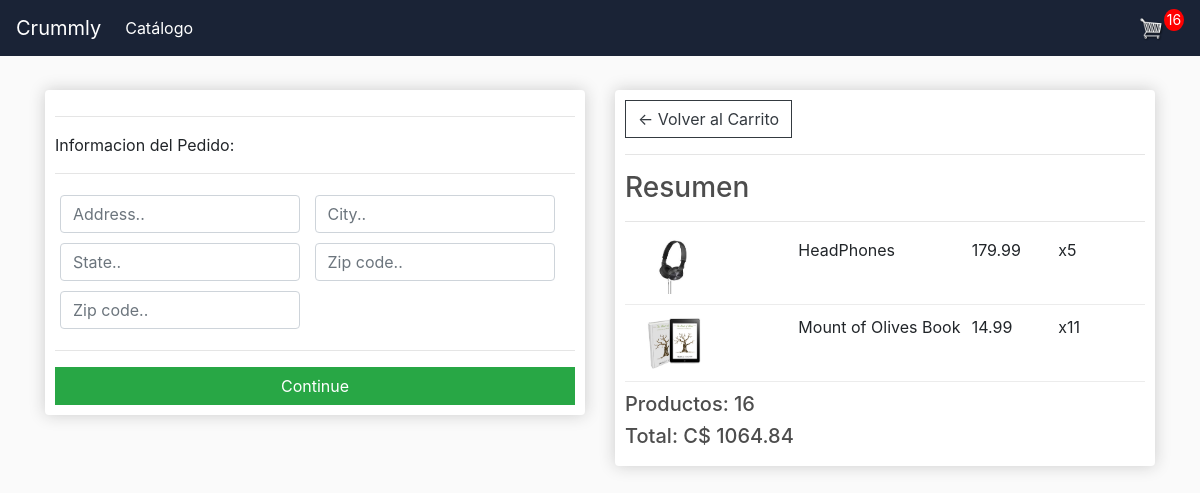
Before: /checkout/ (signed in) with the older database file.
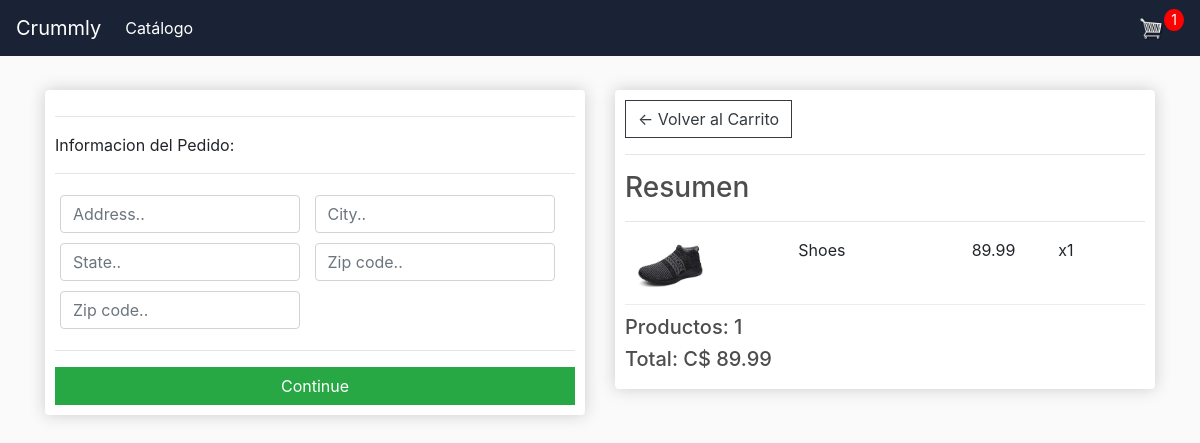
After: the same page with the newer database file.
### store/models.py (models this page shows, shortened)
class OrderItem(models.Model):
    product = models.ForeignKey(Product, on_delete=models.SET_NULL, null=True, blank=True, verbose_name='Producto')
    order = models.ForeignKey(Order, on_delete=models.SET_NULL, null=True, blank=True, verbose_name='Orden')
    quantity = models.IntegerField(default=0, null=True, blank=True,verbose_name= 'Cantidad')
    date_added = models.DateTimeField(auto_now_add=True, verbose_name='Fecha de Pedido')
    class Meta:
        verbose_name = 'Orden de Producto'
        verbose_name_plural = 'Ordenes de Productos'
    @property
    def get_total(self):
        total = self.product.price * self.quantity
        return total

class Product(models.Model):
    name = models.CharField(max_length=100, null=True, verbose_name='Producto')
    price = models.FloatField(verbose_name='Precio')
    digital = models.BooleanField(default=False, null=True, blank=False)
    image = models.ImageField(null=True, blank=True, verbose_name='Imagen')
    class Meta:
        verbose_name = 'Producto'
        verbose_name_plural = 'Productos'
    @property
    def imageURL(self):
        try:
            url = self.image.url
        except:
            url = ''
        return url

class Order(models.Model):
    customer = models.ForeignKey(Customer, on_delete=models.SET_NULL, null=True, blank=True, verbose_name='Cliente')
    date_ordered = models.DateTimeField(auto_now_add=True, verbose_name='Fecha de Pedido')
    completed = models.BooleanField(default=False, null=True, blank=False, verbose_name='Completada')
    transaction_id = models.CharField(max_length=100, null=True)
    class Meta:
        verbose_name = 'Orden'
        verbose_name_plural = 'Ordenes'
    @property
    def shipping(self):
        shipping = False
        order_item = self.orderitem_set.all()
        for item in order_item:
            if not item.product.digital:
                shipping = True
        return shipping
    @property
    def get_cart_total(self):
        orderItem = self.orderitem_set.all()
        total = sum([item.get_total for item in orderItem])
        return total
    @property
    def get_cart_items(self):
        orderItems = self.orderitem_set.all()
        total = sum([item.quantity for item in orderItems])
        return total

### store/views.py (the view)
# urls.py: path('checkout/', views.checkout, name='checkout'),
def checkout(request):
    data = cartData(request)
    cartItems = data['cartItems']
    order = data['order']
    items = data['items']
    context = {'items': items, 'order': order, 'cartItems': cartItems}
    return render(request, 'store/checkout.html', context)

### store/utils.py (called while the page is built)
def cartData(request):
    if request.user.is_authenticated:
        customer = request.user.customer
        order, create = Order.objects.get_or_create(customer=customer, completed=False)
        items = order.orderitem_set.all()
        cartItems = order.get_cart_items
    else:
        cookieData = cookieCart(request)
        cartItems = cookieData['cartItems']
        order = cookieData['order']
        items = cookieData['items']
    return {'items': items, 'order': order, 'cartItems': cartItems}

### store/templates/store/checkout.html (shortened to what this page needs)
{% extends 'store/main.html' %}
{% load static %}
{% block content %}
    <div class="row">
        <div class="col-lg-6">
            <div class="box-element" id="form-wrapper">
                <form id="form">
                    <div id="shipping-info">
                        <hr>
                        <p>Informacion del Pedido:</p>
                        <hr>
                        <div class="form-field">
                            <input class="form-control" type="text" name="address" placeholder="Address..">
                        </div>
                        <div class="form-field">
                            <input class="form-control" type="text" name="city" placeholder="City..">
                        </div>
                        <div class="form-field">
                            <input class="form-control" type="text" name="state" placeholder="State..">
                        </div>
                        <div class="form-field">
                            <input class="form-control" type="text" name="zipcode" placeholder="Zip code..">
                        </div>
                        <div class="form-field">
                            <input class="form-control" type="text" name="country" placeholder="Zip code..">
                        </div>
                    </div>
                    <hr>
                    <input id="form-button" class="btn btn-success btn-block" type="submit" value="Continue">
                </form>
            </div>
            <br>
        </div>
        <div class="col-lg-6">
            <div class="box-element">
                <a class="btn btn-outline-dark" href="{% url 'cart' %}">&#x2190; Volver al Carrito</a>
                <hr>
                <h3>Resumen</h3>
                <hr>
                {% for item in items %}
                    <div class="cart-row">
                        <div style="flex:2"><img class="row-image" src="{{ item.product.imageURL }}"></div>
                        <div style="flex:2"><p>{{ item.product.name }}</p></div>
                        <div style="flex:1"><p>{{ item.product.price }}</p></div>
                        <div style="flex:1"><p>x{{ item.quantity }}</p></div>
                    </div>
                {% endfor %}
                <h5>Productos: {{ order.get_cart_items }}</h5>
                <h5>Total: C$ {{ order.get_cart_total|floatformat:2 }}</h5>
            </div>
        </div>
    </div>
{% endblock content %}

Changed rows visible on the page:
removed OrderItem: product.imageURL (picture), product.name "HeadPhones", product.price "179.99", quantity "5"
removed OrderItem: product.imageURL (picture), product.name "Mount of Olives Book", product.price "14.99", quantity "11"
no longer on this page (row edited): Order: get_cart_items "16", get_cart_total "1064.84"
added OrderItem: product.imageURL (picture), product.name "Shoes", product.price "89.99", quantity "1"
added Order: get_cart_items "1", get_cart_total "89.99"
Other visible differences:
{{ cartItems }}: "16" → "1"
